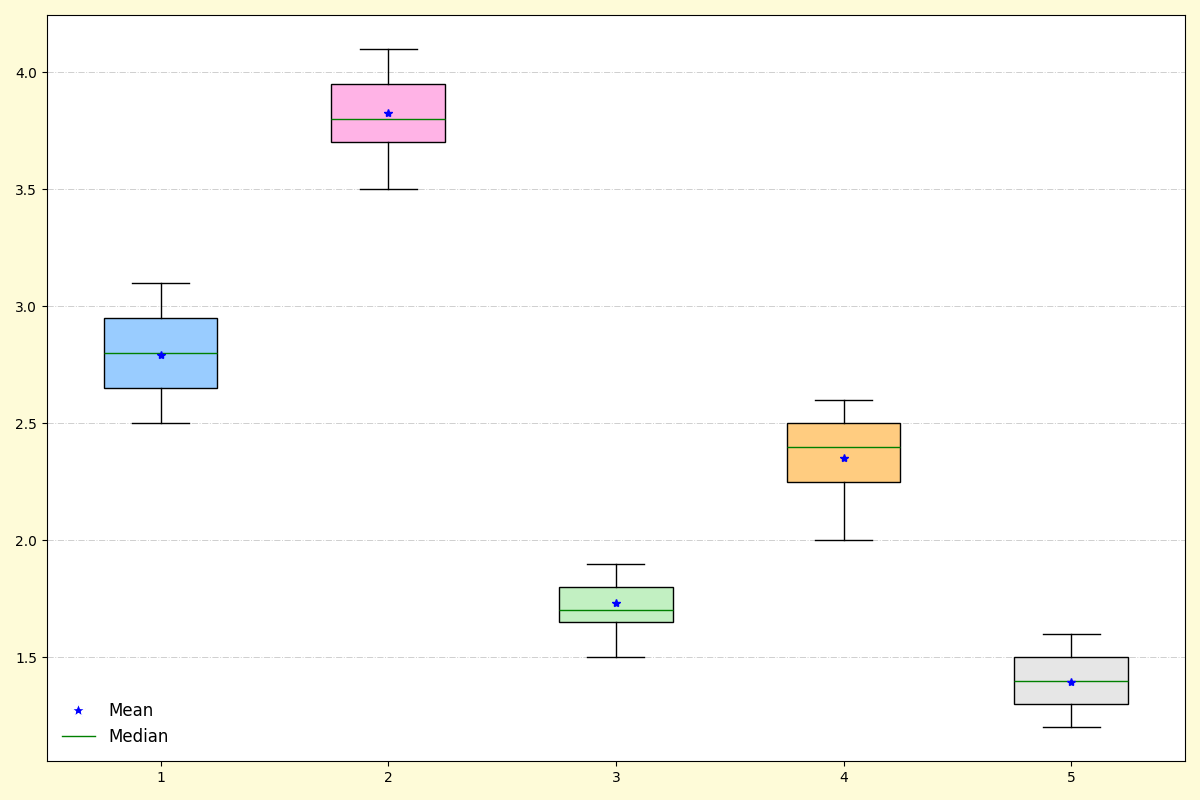

The script that drew this image:
import matplotlib.pyplot as plt
import numpy as np

growth_rates = [
    [2.8, 2.5, 2.9, 3.0, 2.7, 2.6, 3.1, 3.0, 2.8, 2.7, 2.9, 2.5, 3.0, 2.6, 2.8],
    [3.7, 3.5, 3.9, 3.6, 4.1, 4.0, 3.8, 3.7, 4.0, 3.8, 3.9, 4.1, 3.9, 3.6, 3.8],
    [1.6, 1.5, 1.9, 1.8, 1.7, 1.8, 1.7, 1.6, 1.9, 1.7, 1.6, 1.8, 1.9, 1.7, 1.8],
    [2.3, 2.0, 2.4, 2.5, 2.1, 2.2, 2.2, 2.6, 2.5, 2.3, 2.6, 2.4, 2.5, 2.3, 2.4],
    [1.4, 1.2, 1.5, 1.3, 1.3, 1.6, 1.4, 1.2, 1.3, 1.5, 1.6, 1.4, 1.3, 1.5, 1.4]
]

fig, ax = plt.subplots(figsize=(12, 8))
box = ax.boxplot(growth_rates, patch_artist=True, notch=False, vert=True, showmeans=True)

colors = ['#99ccff', '#ffb3e6', '#c2f0c2', '#ffcc80', '#e6e6e6']
for patch, color in zip(box['boxes'], colors):
    patch.set_facecolor(color)

for median, mean in zip(box['medians'], box['means']):
    median.set_color('green')
    median.set_linewidth(1)
    mean.set_markerfacecolor('blue')
    mean.set_markeredgecolor('blue')
    mean.set_markeredgewidth(1)
    mean.set_marker('*')

mean_legend = plt.Line2D([0], [0], marker='*', color='w', markerfacecolor='blue', markersize=10, label='Mean')
median_legend = plt.Line2D([0], [0], color='green', lw=1, label='Median')
ax.legend(handles=[mean_legend, median_legend], loc='lower left', fontsize=12, frameon=False)

ax.yaxis.grid(True, linestyle='-.', linewidth=0.7, alpha=0.6)

fig.patch.set_facecolor('#fefbd8')

plt.tight_layout()
plt.show()
